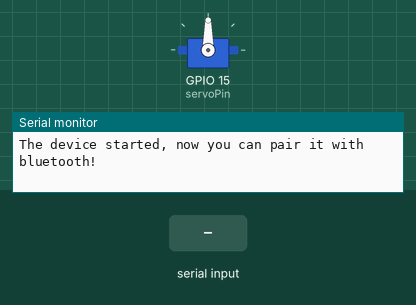
The sketch below on a simulated ESP32. On the bench: servo, the last lines printed to the serial monitor. Inputs (shaded band) come from the test bench. Nothing arrives over Bluetooth unless stated.

Above: at 1.2 s.
1.3 s: "30,150\n" received over the second serial link
At 2.5 s:
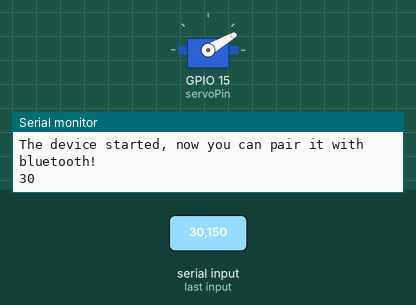
2.8 s: "5\n" received over the second serial link
At 3.7 s:
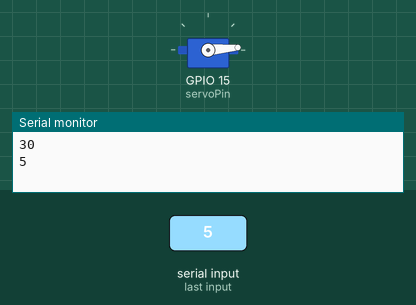
4.3 s: "200\n" received over the second serial link
At 4.8 s:
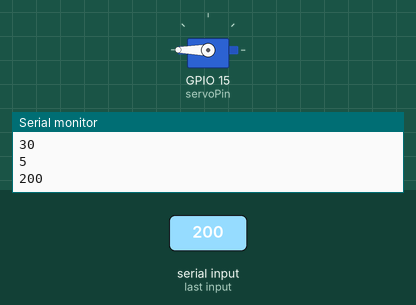
5.8 s: "90,45\n" received over the second serial link
At 7.2 s:
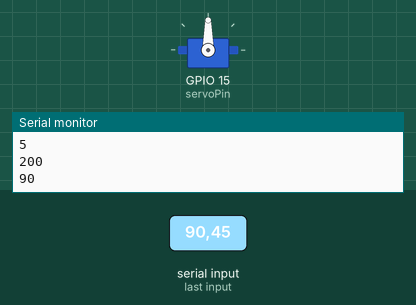
Timing chart, 0 to 8.3 s (numbered marks = the images above; inputs shaded):
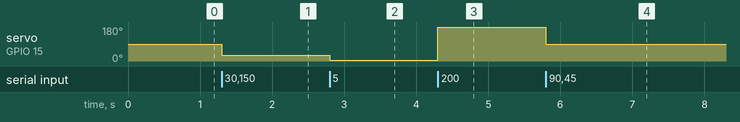

The sketch:

esp_32_servo__control_bluetooth_serial.ino
```cpp
#include "BluetoothSerial.h"
#include <ESP32Servo.h>
Servo myservo;  // create servo object to control a servo
int pos = 0;    // variable to store the servo position
int servoPin = 15;

#if !defined(CONFIG_BT_ENABLED) || !defined(CONFIG_BLUEDROID_ENABLED)
#error Bluetooth is not enabled! Please run `make menuconfig` to and enable it
#endif

BluetoothSerial SerialBT;

void setup() {
  Serial.begin(115200);
  SerialBT.begin("ESP32test"); //Bluetooth device name
  Serial.println("The device started, now you can pair it with bluetooth!");

  ESP32PWM::allocateTimer(0);
  ESP32PWM::allocateTimer(1);
  ESP32PWM::allocateTimer(2);
  ESP32PWM::allocateTimer(3);
  myservo.setPeriodHertz(50);           // standard 50 hz servo
  myservo.attach(servoPin, 500, 2400);  // attaches the servo on pin 18 to the servo object
}

void loop() {

  while (SerialBT.available()) {
    String in_char = SerialBT.readStringUntil('\n');
    pos = in_char.toInt();
    Serial.println(pos);
    myservo.write(pos);
    delay(5);
  }

}
```

Measured:
- after the input at 1.3 s, servo on GPIO 15 (servoPin): 90° → 30° at once
- after the input at 2.8 s, servo on GPIO 15 (servoPin): 30° → 5° at once
- after the input at 4.3 s, servo on GPIO 15 (servoPin): 5° → 180° at once
- after the input at 5.8 s, servo on GPIO 15 (servoPin): 180° → 90° at once
